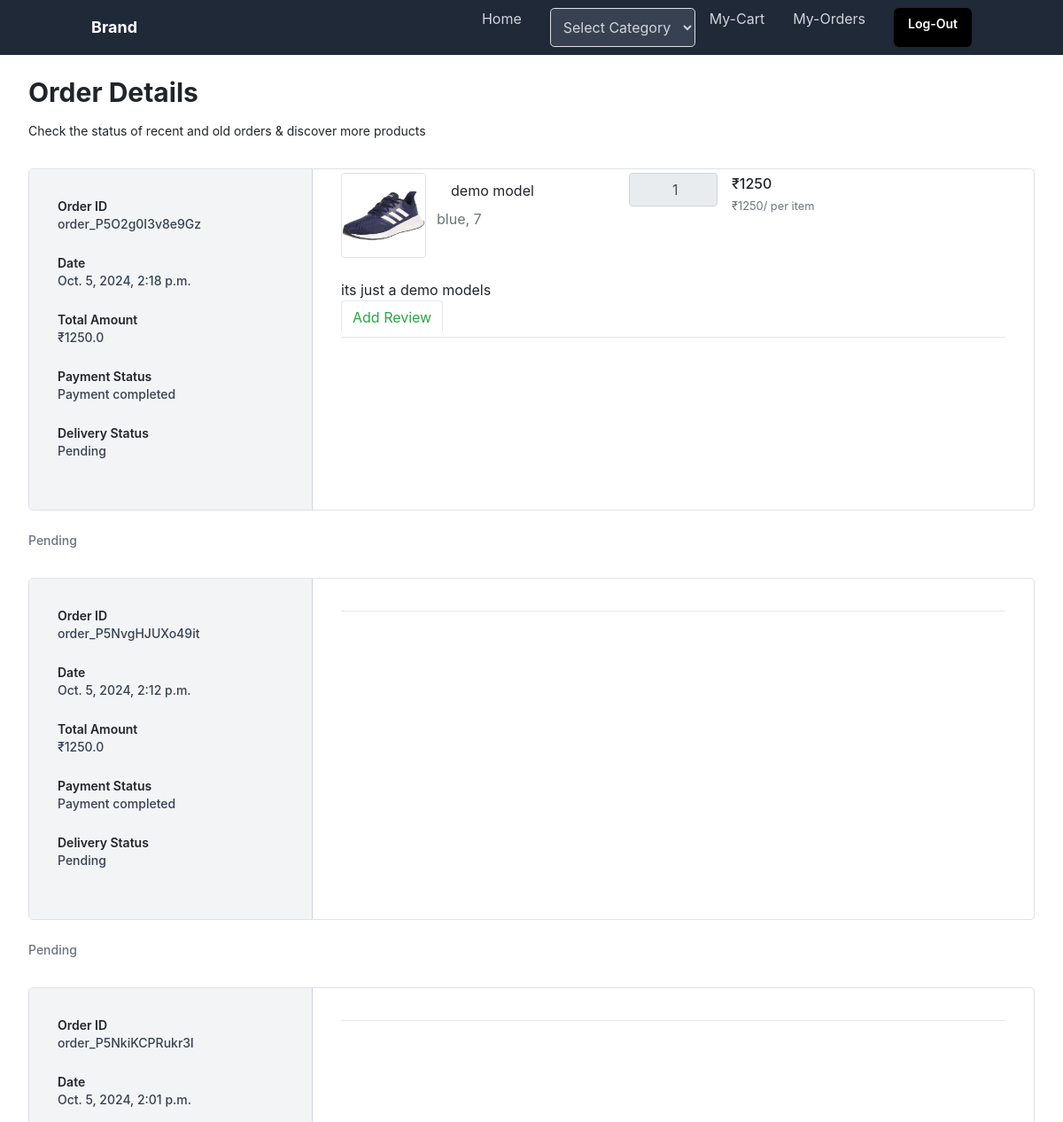
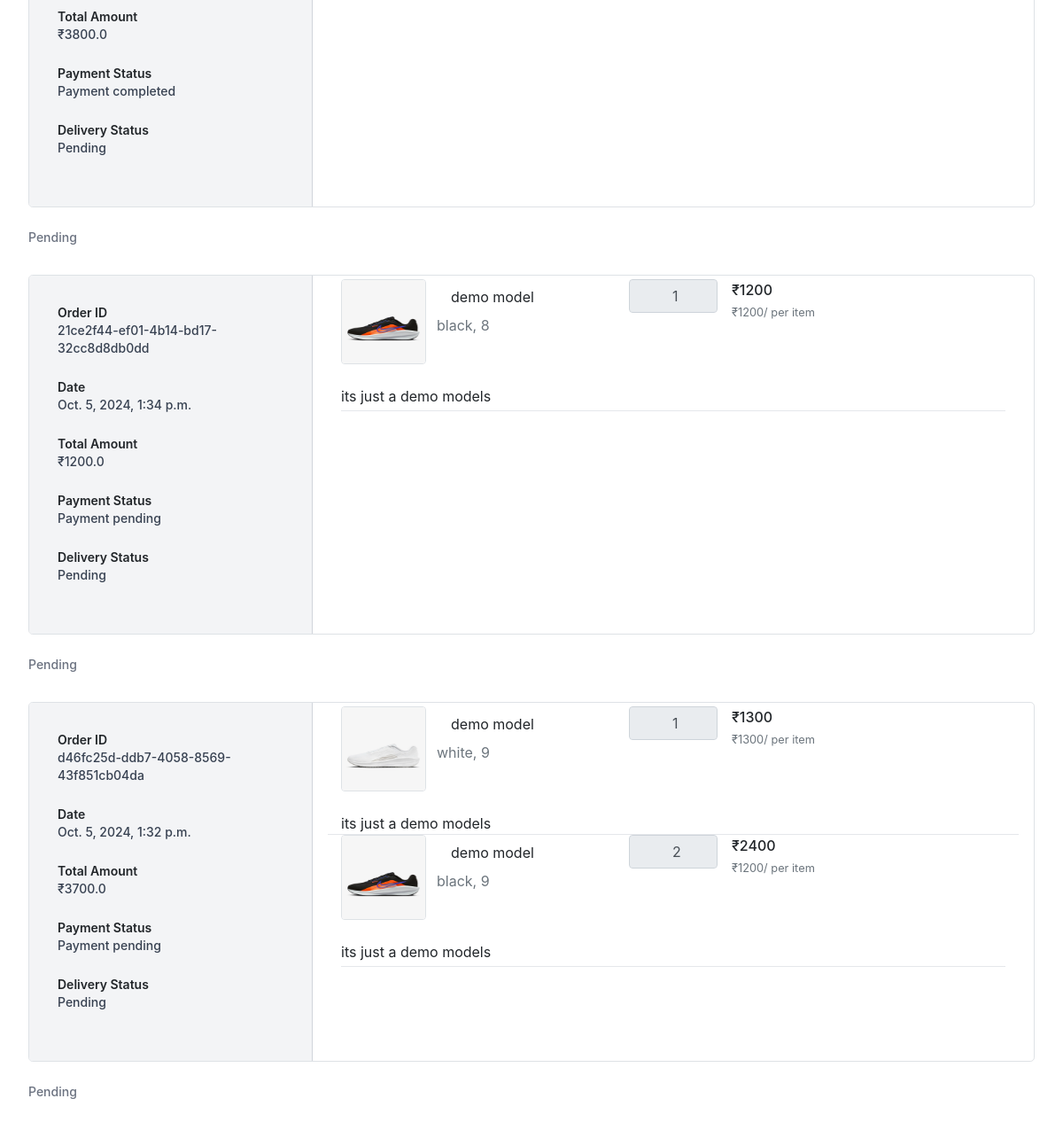
Page /orders/ (signed in) on the earlier database version (2 pictures, top to bottom).
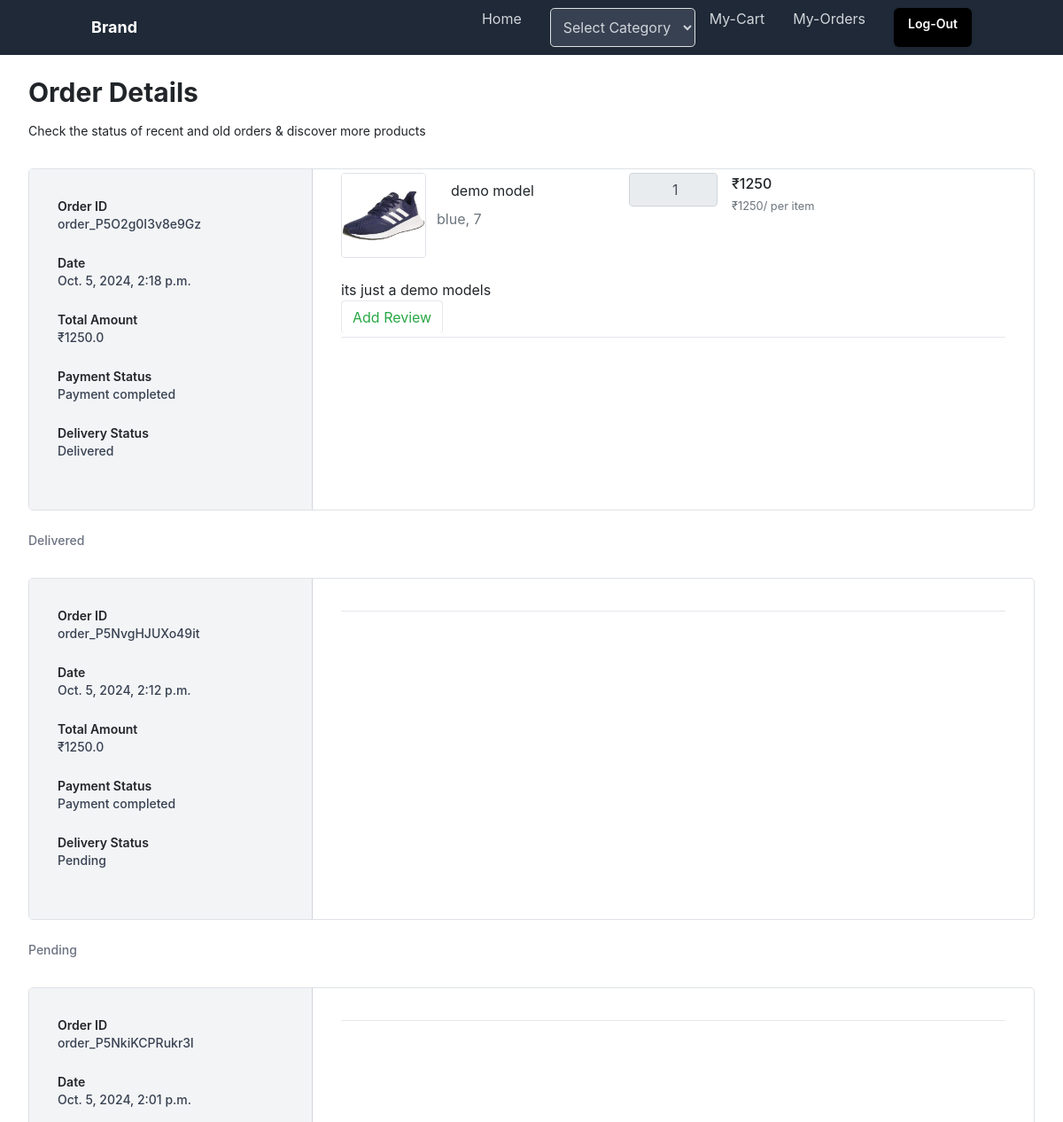
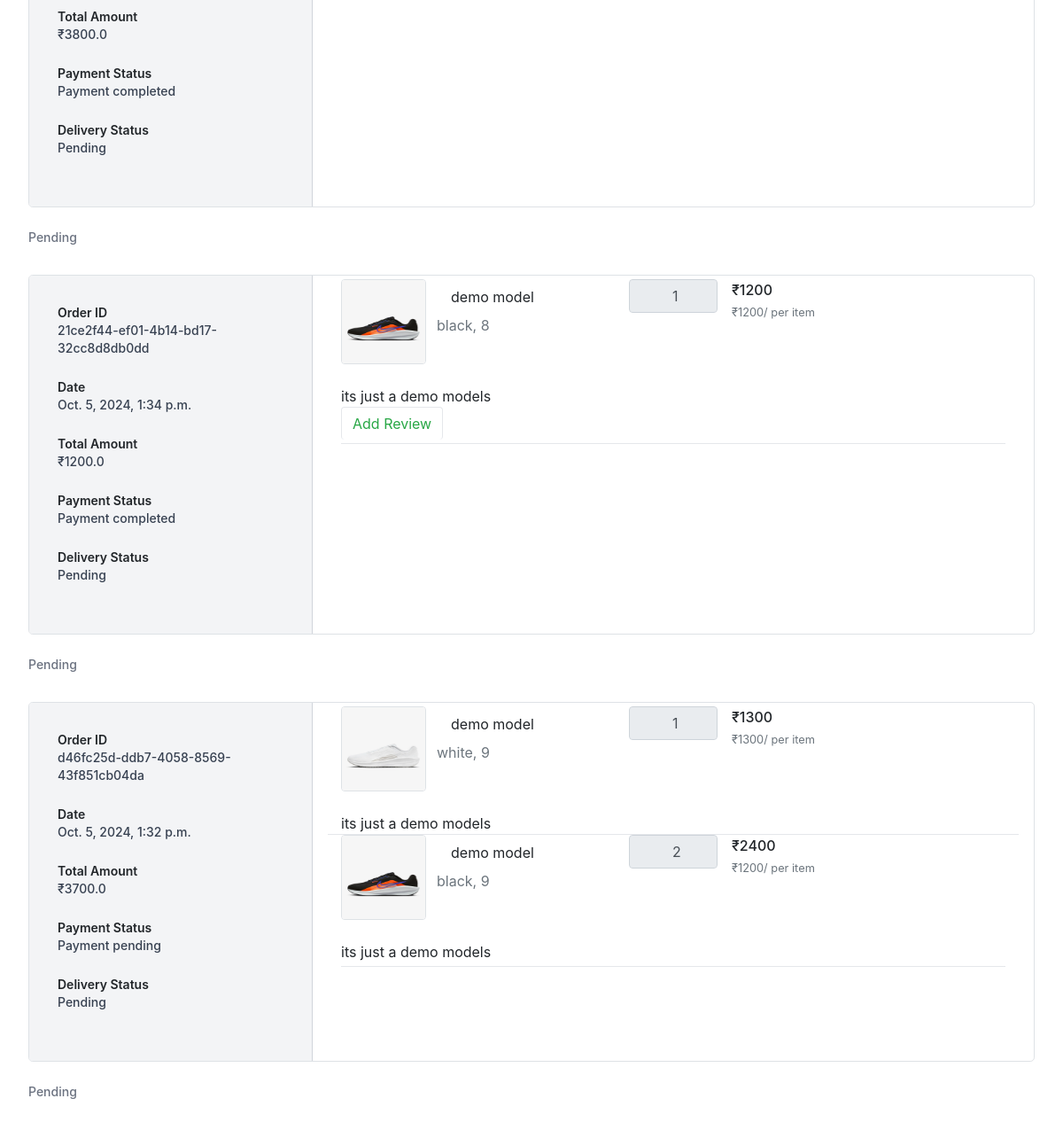
Same page on the later database version (2 pictures, top to bottom).
### store/models.py (models this page shows, shortened)
class OrderSummary(models.Model):
    STATUS_PENDING = 'Pending'
    STATUS_SHIPPED = 'Shipped'
    STATUS_DELIVERED = 'Delivered'
    STATUS_CANCELLED = 'Cancelled'
    STATUS_CHOICES = [
        (STATUS_PENDING, 'Pending'),
        (STATUS_SHIPPED, 'Shipped'),
        (STATUS_DELIVERED, 'Delivered'),
        (STATUS_CANCELLED, 'Cancelled'),
    ]
    user_object=models.ForeignKey(User,on_delete=models.CASCADE,related_name="orders")
    cart_items_object=models.ManyToManyField(CartItems)
    shipping_address=models.ForeignKey(ShippingAddress,on_delete=models.CASCADE)
    order_id=models.CharField(max_length=200,null=True,unique=True)
    payment_method=models.CharField(max_length=200,null=True)
    delivery_status=models.CharField(
        max_length=200,
        choices=STATUS_CHOICES,
        default=STATUS_PENDING,
    )
    is_paid=models.BooleanField(default=False)
    created_date=models.DateTimeField(auto_now_add=True)
    updated_date=models.DateTimeField(auto_now=True)
    is_active=models.BooleanField(default=True)
    total=models.FloatField(null=True)

class CartItems(models.Model):
    wishlist_object=models.ForeignKey(Cart,on_delete=models.CASCADE,related_name="cart_items")
    product_variant_object=models.ForeignKey(ProductVariant,on_delete=models.CASCADE)
    size_variant=models.PositiveIntegerField(null=True)
    quantity=models.PositiveIntegerField(null=True)
    total=models.PositiveIntegerField(null=True)
    is_order_placed=models.BooleanField(default=False)
    created_date=models.DateTimeField(auto_now_add=True)
    updated_date=models.DateTimeField(auto_now=True)
    is_active=models.BooleanField(default=True)

class ProductVariant(models.Model):
    product_object=models.ForeignKey(Product,on_delete=models.CASCADE,related_name='product_variant')
    color_variant=models.CharField(max_length=100,null=True)
    variant_img=models.ImageField(upload_to="variant_pictures",default="/product_pictures/default.png")
    price_variant=models.PositiveIntegerField()
    created_date=models.DateTimeField(auto_now_add=True)
    updated_date=models.DateTimeField(auto_now=True)
    is_active=models.BooleanField(default=True)

class Product(models.Model):
    title=models.CharField(max_length=200)
    description=models.TextField()
    brand_object=models.ForeignKey(Brand,on_delete=models.CASCADE)
    category_object=models.ForeignKey(Category,on_delete=models.CASCADE)
    owner=models.ForeignKey(User,on_delete=models.CASCADE,related_name="projects")
    thumbnail=models.ImageField(upload_to="product_pictures",default="/product_pictures/default.png")
    size_objects=models.ManyToManyField(Size)
    price=models.PositiveIntegerField()
    created_date=models.DateTimeField(auto_now_add=True)
    updated_date=models.DateTimeField(auto_now=True)
    is_active=models.BooleanField(default=True)
    def __str__(self):
        return self.title

### store/views.py (the view)
# urls.py: path('orders/',views.OrderSummaryView.as_view(),name='orders'),
class OrderSummaryView(View):
    def get(self,request,*args,**kwargs):
        orders=OrderSummary.objects.filter(user_object=request.user).order_by('-created_date')
        return render(request,'store/order_summary.html',{'orders':orders})

### store/templates/store/order_summary.html
{%extends 'store/base.html'%}
{%block main_block%}
<div class="mx-auto my-4 max-w-6xl px-2 md:my-6 md:px-0">
    <h2 class="text-3xl font-bold">Order Details</h2>
    {%if orders%}
    <div class="mt-3 text-sm">
      Check the status of recent and old orders &amp; discover more products
    </div>
    {%for o in orders%}
    {%if o.is_paid == True %}
    <div class="mt-8 flex flex-col overflow-hidden rounded-lg border border-gray-300 md:flex-row">
        <div class="w-full border-r border-gray-300 bg-gray-100 md:max-w-xs">
          <div class="p-8">
            <div class="grid grid-cols-2 sm:grid-cols-4 md:grid-cols-1">
              <div class="mb-4">
                <div class="text-sm font-semibold">Order ID</div>
                <div class="text-sm font-medium text-gray-700">{{o.order_id}}</div>
              </div>
              <div class="mb-4">
                <div class="text-sm font-semibold">Date</div>
                <div class="text-sm font-medium text-gray-700">{{o.created_date}}</div>
              </div>
              <div class="mb-4">
                <div class="text-sm font-semibold">Total Amount</div>
                <div class="text-sm font-medium text-gray-700">₹{{o.total}}</div>
              </div>
              <div class="mb-4">
                <div class="text-sm font-semibold">Payment Status</div>
                <div class="text-sm font-medium text-gray-700">{%if o.is_paid == True %}
                    Payment completed
                    {%else%}
                    Payment pending
                    {%endif%}
                </div>
                <br>
                <div class="text-sm font-semibold">Delivery Status</div>
                <div class="text-sm font-medium text-gray-700">
                    {{o.delivery_status}}
                </div>
              </div>
            </div>
          </div>
        </div>
        <div class="flex-1">
          <div class="p-8">
            <ul class="-my-7 divide-y divide-gray-200">
              {%for p in o.cart_items_object.all%}
              <div class="row gy-3 mb-4">
                <div class="col-lg-5">
                  <div class="me-lg-5">
                    <div class="d-flex">
                      <img src="{{p.product_variant_object.variant_img.url}}" class="border rounded me-3" style="width: 96px; height: 96px;" />
                      <div class="">
                        <p class="nav-link">{{p.product_variant_object.product_object}}</p>
                        <p class="text-muted">{{p.product_variant_object.color_variant}}, {{p.size_variant}}</p>
                      </div>
                    </div>
                  </div>
                </div>
                <div class="col-lg-2 col-sm-6 col-6 d-flex flex-row flex-lg-column flex-xl-row text-nowrap">
                  <div class="">
                    <input disabled style="width: 100px;" class="form-control me-4" value="        {{p.quantity}}">
                  </div>
                  <div class="">
                    <text class="h6">₹{{p.total}}</text> <br />
                    <small class="text-muted text-nowrap"> ₹{{p.product_variant_object.price_variant}}/ per item </small>
                  </div>
                </div>
                <div class="col-lg col-sm-6 d-flex justify-content-sm-center justify-content-md-start justify-content-lg-center justify-content-xl-end mb-2">
                </div>
              </div>
              {{p.product_variant_object.product_object.description}}
             <br><a class="btn btn-outline-success" href="{%url 'review-add' p.product_variant_object.id%}" >Add Review</a>
              {%endfor%}
            </ul>
            <hr class="my-8 border-t border-t-gray-200" />
          </div>
        </div>
      </div>
      <p class="mt-4 text-sm font-medium text-gray-500">
        {{o.delivery_status}}
      </p>
      {%else%}
      <div class="mt-8 flex flex-col overflow-hidden rounded-lg border border-gray-300 md:flex-row">
        <div class="w-full border-r border-gray-300 bg-gray-100 md:max-w-xs">
          <div class="p-8">
            <div class="grid grid-cols-2 sm:grid-cols-4 md:grid-cols-1">
              <div class="mb-4">
                <div class="text-sm font-semibold">Order ID</div>
                <div class="text-sm font-medium text-gray-700">{{o.order_id}}</div>
              </div>
              <div class="mb-4">
                <div class="text-sm font-semibold">Date</div>
                <div class="text-sm font-medium text-gray-700">{{o.created_date}}</div>
              </div>
              <div class="mb-4">
                <div class="text-sm font-semibold">Total Amount</div>
                <div class="text-sm font-medium text-gray-700">₹{{o.total}}</div>
              </div>
              <div class="mb-4">
                <div class="text-sm font-semibold">Payment Status</div>
                <div class="text-sm font-medium text-gray-700">{%if o.is_paid == True %}
                    Payment completed
                    {%else%}
                    Payment pending
                    {%endif%}
                </div>
                <br>
                <div class="text-sm font-semibold">Delivery Status</div>
                <div class="text-sm font-medium text-gray-700">
                    {{o.delivery_status}}
                </div>
              </div>
            </div>
          </div>
        </div>
        <div class="flex-1">
          <div class="p-8">
            <ul class="-my-7 divide-y divide-gray-200">
              {%for p in o.cart_items_object.all%}
              <div class="row gy-3 mb-4">
                <div class="col-lg-5">
                  <div class="me-lg-5">
                    <div class="d-flex">
                      <img src="{{p.product_variant_object.variant_img.url}}" class="border rounded me-3" style="width: 96px; height: 96px;" />
                      <div class="">
                        <p class="nav-link">{{p.product_variant_object.product_object}}</p>
                        <p class="text-muted">{{p.product_variant_object.color_variant}}, {{p.size_variant}}</p>
                      </div>
                    </div>
                  </div>
                </div>
                <div class="col-lg-2 col-sm-6 col-6 d-flex flex-row flex-lg-column flex-xl-row text-nowrap">
                  <div class="">
                    <input disabled style="width: 100px;" class="form-control me-4" value="        {{p.quantity}}">
                  </div>
                  <div class="">
                    <text class="h6">₹{{p.total}}</text> <br />
                    <small class="text-muted text-nowrap"> ₹{{p.product_variant_object.price_variant}}/ per item </small>
                  </div>
                </div>
                <div class="col-lg col-sm-6 d-flex justify-content-sm-center justify-content-md-start justify-content-lg-center justify-content-xl-end mb-2">
                </div>
              </div>
              {{p.product_variant_object.product_object.description}}
              {%endfor%}
            </ul>
            <hr class="my-8 border-t border-t-gray-200" />
          </div>
        </div>
      </div>
      <p class="mt-4 text-sm font-medium text-gray-500">
        {{o.delivery_status}}
      </p>
      {%endif%}
    {%endfor%}
    {%else%}
    <h3>You haven't purchased anything</h3>
    {%endif%}
  </div>
{%endblock%}

### store/templates/store/base.html (shortened to what this page needs)
<!DOCTYPE html>
<html lang="en">
<head>
    <script src="https://cdn.tailwindcss.com"></script>
    <link rel="stylesheet" href="https://stackpath.bootstrapcdn.com/bootstrap/4.5.2/css/bootstrap.min.css">
</head>
<body>
      <nav class="bg-gray-800 p-4">
        <div style="height: 14px;" class="container mx-auto flex justify-between items-center">
            <a href="{%url 'index'%}" class="text-white text-lg font-bold">Brand</a>
            <div class="hidden md:flex space-x-4">
                <a href="{%url 'index'%}" class="text-gray-300 hover:text-white">Home</a> &emsp;
                <select id="categorySelect" name="category" onchange="getcat(this)" class="bg-gray-700 text-gray-300 border border-gray-600 rounded-lg focus:ring-blue-500 focus:border-blue-500 p-2.5">
                  <option value="">Select Category</option>
              </select>
                <a href="{%url 'mycart'%}" class="text-gray-300 hover:text-white">My-Cart</a>&emsp;
                <a href="{%url 'orders'%}" class="text-gray-300 hover:text-white">My-Orders</a>&emsp;
                <a href="{%url 'signout'%}" type="button"
                class="rounded-md bg-black px-3 py-2 text-sm font-semibold text-white shadow-sm hover:bg-black/80 focus-visible:outline focus-visible:outline-2 focus-visible:outline-offset-2 focus-visible:outline-black">Log-Out</a>
            </div>
        </div>
    </nav>
      {%block main_block%}
      {%endblock%}
</body>
</html>

Differences in the rows shown:
changed OrderSummary "order_P5O2g0I3v8e9Gz": delivery_status "Pending" → "Delivered"
changed OrderSummary "21ce2f44-ef01-4b14-bd17-32cc8d8db0dd": gains CartItems (product_variant_object.variant_img (picture), product_variant_object.product_object "demo model", product_variant_object.color_variant "black", size_variant "8", quantity "1", total "1200", product_variant_object.price_variant "1200", product_variant_object.product_object.description "its just a demo models"); loses CartItems (product_variant_object.variant_img (picture), product_variant_object.product_object "demo model", product_variant_object.color_variant "black", size_variant "8", quantity "1", total "1200", product_variant_object.price_variant "1200", product_variant_object.product_object.description "its just a demo models"); is_paid "Payment pending" → "Payment completed"
